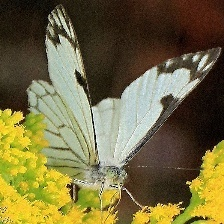
#> input picture Image_1.png, 224 x 224 px
$ python image.py
#> lines starting #> are read from the running program, lines starting #| are printed output that depends on the picture
# -*- coding: utf-8 -*-
"""Welcome To Colaboratory

Automatically generated by Colaboratory.

Original file is located at
    https://colab.research.google.com/notebooks/intro.ipynb
"""


"""Libraries"""


import numpy as np
import pandas as pd
import cv2 as cv
from google.colab.patches import cv2_imshow # for image display
from skimage import io
from PIL import Image
import matplotlib.pylab as plt

from google.colab import files
from IPython.display import Image

"""Upload Image"""

uploaded = files.upload()
#> the answer given: Image_1.png

Image('Image_1.png')

Image('Image_1.png', width=100)

import numpy as np
import pandas as pd
import cv2 as cv
from google.colab.patches import cv2_imshow # for image display
from skimage import io
from PIL import Image
import matplotlib.pylab as plt

from IPython.display import Image, display

# Display the image
display(Image(filename='Image_1.png'))

import cv2
from IPython.display import Image, display

# Read the image
image = cv2.imread('Image_1.png')
#> image is the input picture: shape (224, 224, 3); mean B, G, R 64.2, 107.8, 117.2

# Check datatype
datatype = image.dtype

# Check height and width
height, width, _ = image.shape
#> height = 224; width = 224

# Display the image
display(Image(filename='Image_1.png'))

# Print information
print(f"Datatype: {datatype}")
#| Datatype: uint8
print(f"Height: {height}")
#| Height: 224
print(f"Width: {width}")
#| Width: 224

# to prevent image does from skewed or distorted
# calculate the ratio of the new image to the old image
r = 500 / image.shape[1]
#> r = 2.23
dim = (500, int(image.shape[0] * r))
#> dim = (500, 500)

# perform the actual resizing of the image and show it
resized = cv.resize(image, dim, interpolation = cv.INTER_AREA)
cv2_imshow(resized)
cv.waitKey(0)

# grab the dimensions of the image and calculate the center
(h, w) = resized.shape[:2]
#> h = 500; w = 500
center = (w / 2, h / 2)
#> center = (250, 250)

# rotate the image by 180 degrees
M = cv.getRotationMatrix2D(center, 180, 1.0)
rotated = cv.warpAffine(resized, M, (w, h))
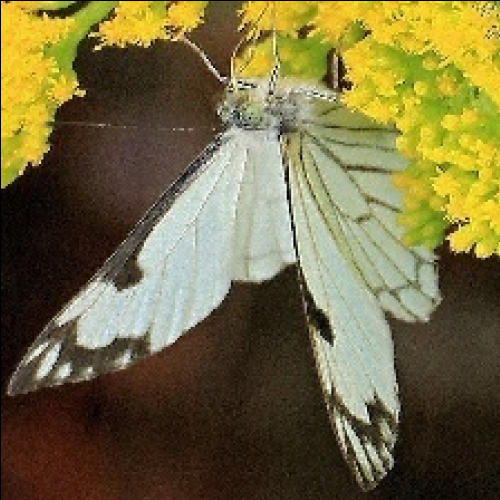
#> rotated: shape (500, 500, 3); mean B, G, R 64.1, 107.5, 116.8
cv2_imshow(rotated)

# re-rotate
M = cv.getRotationMatrix2D(center, 180, 1.0)
rotated = cv.warpAffine(rotated, M, (w, h))
cv2_imshow(rotated)
cv.waitKey(0)

plt.hist(rotated.ravel(),bins = 256, range = [0,256])
#> (this line was passed over: IPython is not available in this run)
plt.show()

color = ('r','g','b')
for i,col in enumerate(color):
    histr = cv.calcHist([rotated],[i],None,[256],[0,256])
#> (the run stopped early here; a loop or call above may not have finished)
